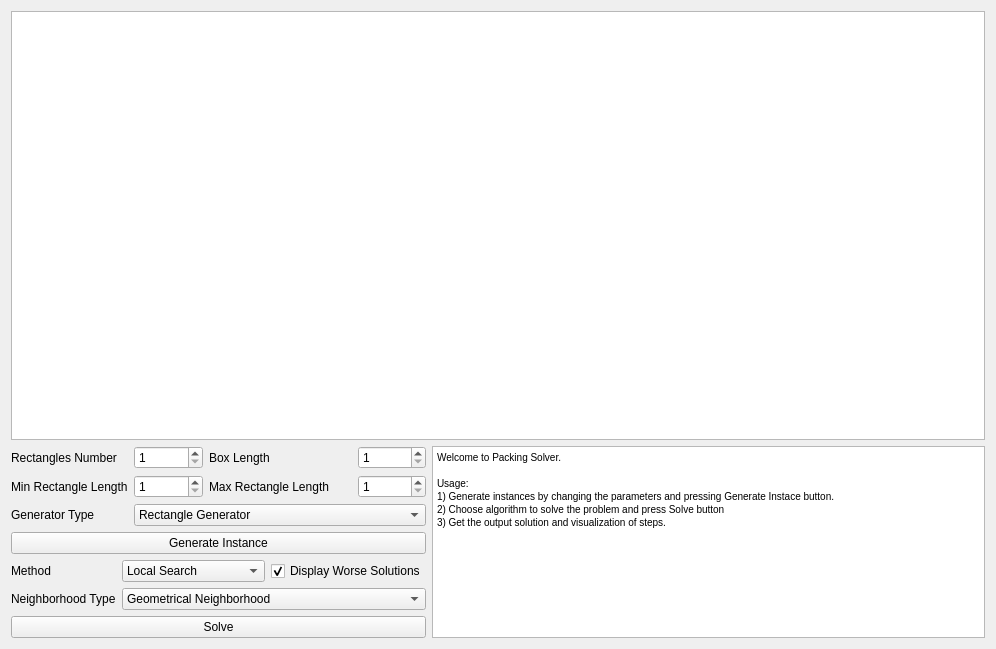
<?xml version="1.0" encoding="UTF-8"?>
<ui version="4.0">
 <class>Widget</class>
 <widget class="QWidget" name="Widget">
  <property name="geometry">
   <rect>
    <x>0</x>
    <y>0</y>
    <width>996</width>
    <height>649</height>
   </rect>
  </property>
  <property name="windowTitle">
   <string>Widget</string>
  </property>
  <layout class="QGridLayout" name="gridLayout_3">
   <item row="1" column="1" rowspan="2">
    <widget class="QTextEdit" name="logger">
     <property name="html">
      <string>&lt;!DOCTYPE HTML PUBLIC &quot;-//W3C//DTD HTML 4.0//EN&quot; &quot;http://www.w3.org/TR/REC-html40/strict.dtd&quot;&gt;
&lt;html&gt;&lt;head&gt;&lt;meta name=&quot;qrichtext&quot; content=&quot;1&quot; /&gt;&lt;style type=&quot;text/css&quot;&gt;
p, li { white-space: pre-wrap; }
&lt;/style&gt;&lt;/head&gt;&lt;body style=&quot; font-family:'MS Shell Dlg 2'; font-size:7.8pt; font-weight:400; font-style:normal;&quot;&gt;
&lt;p style=&quot; margin-top:0px; margin-bottom:0px; margin-left:0px; margin-right:0px; -qt-block-indent:0; text-indent:0px;&quot;&gt;Welcome to Packing Solver.&lt;/p&gt;
&lt;p style=&quot;-qt-paragraph-type:empty; margin-top:0px; margin-bottom:0px; margin-left:0px; margin-right:0px; -qt-block-indent:0; text-indent:0px;&quot;&gt;&lt;br /&gt;&lt;/p&gt;
&lt;p style=&quot; margin-top:0px; margin-bottom:0px; margin-left:0px; margin-right:0px; -qt-block-indent:0; text-indent:0px;&quot;&gt;Usage:&lt;/p&gt;
&lt;p style=&quot; margin-top:0px; margin-bottom:0px; margin-left:0px; margin-right:0px; -qt-block-indent:0; text-indent:0px;&quot;&gt;1) Generate instances by changing the parameters and pressing Generate Instace button.&lt;/p&gt;
&lt;p style=&quot; margin-top:0px; margin-bottom:0px; margin-left:0px; margin-right:0px; -qt-block-indent:0; text-indent:0px;&quot;&gt;2) Choose algorithm to solve the problem and press Solve button&lt;/p&gt;
&lt;p style=&quot; margin-top:0px; margin-bottom:0px; margin-left:0px; margin-right:0px; -qt-block-indent:0; text-indent:0px;&quot;&gt;3) Get the output solution and visualization of steps.&lt;br /&gt;&lt;br /&gt;&lt;/p&gt;&lt;/body&gt;&lt;/html&gt;</string>
     </property>
    </widget>
   </item>
   <item row="1" column="0">
    <layout class="QGridLayout" name="gridLayout">
     <item row="0" column="2" colspan="2">
      <widget class="QLabel" name="label_5">
       <property name="text">
        <string>Box Length</string>
       </property>
      </widget>
     </item>
     <item row="0" column="0">
      <widget class="QLabel" name="label">
       <property name="text">
        <string>Rectangles Number</string>
       </property>
      </widget>
     </item>
     <item row="0" column="1">
      <widget class="QSpinBox" name="rectangleNumberSpinBox">
       <property name="minimum">
        <number>1</number>
       </property>
       <property name="maximum">
        <number>10000</number>
       </property>
      </widget>
     </item>
     <item row="0" column="4">
      <widget class="QSpinBox" name="boxSizeSpinBox">
       <property name="minimum">
        <number>1</number>
       </property>
       <property name="maximum">
        <number>1000</number>
       </property>
      </widget>
     </item>
     <item row="2" column="0">
      <widget class="QLabel" name="label_6">
       <property name="text">
        <string>Generator Type</string>
       </property>
      </widget>
     </item>
     <item row="1" column="2" colspan="2">
      <widget class="QLabel" name="label_4">
       <property name="text">
        <string>Max Rectangle Length</string>
       </property>
      </widget>
     </item>
     <item row="1" column="1">
      <widget class="QSpinBox" name="leftBoundSpinBox">
       <property name="minimum">
        <number>1</number>
       </property>
       <property name="maximum">
        <number>1000</number>
       </property>
      </widget>
     </item>
     <item row="4" column="0" colspan="5">
      <widget class="QPushButton" name="generateButton">
       <property name="text">
        <string>Generate Instance</string>
       </property>
      </widget>
     </item>
     <item row="2" column="1" colspan="4">
      <widget class="QComboBox" name="generatorBox">
       <item>
        <property name="text">
         <string>Rectangle Generator</string>
        </property>
       </item>
       <item>
        <property name="text">
         <string>Box Splitter Generator</string>
        </property>
       </item>
      </widget>
     </item>
     <item row="1" column="0">
      <widget class="QLabel" name="label_3">
       <property name="text">
        <string>Min Rectangle Length</string>
       </property>
      </widget>
     </item>
     <item row="1" column="4">
      <widget class="QSpinBox" name="rightBoundSpinBox">
       <property name="minimum">
        <number>1</number>
       </property>
       <property name="maximum">
        <number>1000</number>
       </property>
      </widget>
     </item>
    </layout>
   </item>
   <item row="0" column="0" colspan="2">
    <widget class="QGraphicsView" name="graphicsView"/>
   </item>
   <item row="2" column="0">
    <layout class="QGridLayout" name="gridLayout_2">
     <item row="2" column="0" colspan="3">
      <widget class="QPushButton" name="solveButton">
       <property name="text">
        <string>Solve</string>
       </property>
      </widget>
     </item>
     <item row="0" column="2">
      <widget class="QCheckBox" name="displayWorseCheckBox">
       <property name="text">
        <string>Display Worse Solutions</string>
       </property>
       <property name="checkable">
        <bool>true</bool>
       </property>
       <property name="checked">
        <bool>true</bool>
       </property>
       <property name="tristate">
        <bool>false</bool>
       </property>
      </widget>
     </item>
     <item row="0" column="1">
      <widget class="QComboBox" name="methodComboBox">
       <item>
        <property name="text">
         <string>Local Search</string>
        </property>
       </item>
       <item>
        <property name="text">
         <string>Simulated Annealing</string>
        </property>
       </item>
       <item>
        <property name="text">
         <string>Tabu Search</string>
        </property>
       </item>
      </widget>
     </item>
     <item row="0" column="0">
      <widget class="QLabel" name="label_2">
       <property name="text">
        <string>Method</string>
       </property>
      </widget>
     </item>
     <item row="1" column="0">
      <widget class="QLabel" name="label_7">
       <property name="text">
        <string>Neighborhood Type</string>
       </property>
      </widget>
     </item>
     <item row="1" column="1" colspan="2">
      <widget class="QComboBox" name="neighborhoodBox">
       <item>
        <property name="text">
         <string>Geometrical Neighborhood</string>
        </property>
       </item>
       <item>
        <property name="text">
         <string>Rule-based Neighborhood</string>
        </property>
       </item>
      </widget>
     </item>
    </layout>
   </item>
  </layout>
  <zorder>graphicsView</zorder>
  <zorder>logger</zorder>
 </widget>
 <layoutdefault spacing="6" margin="11"/>
 <resources/>
 <connections/>
</ui>
